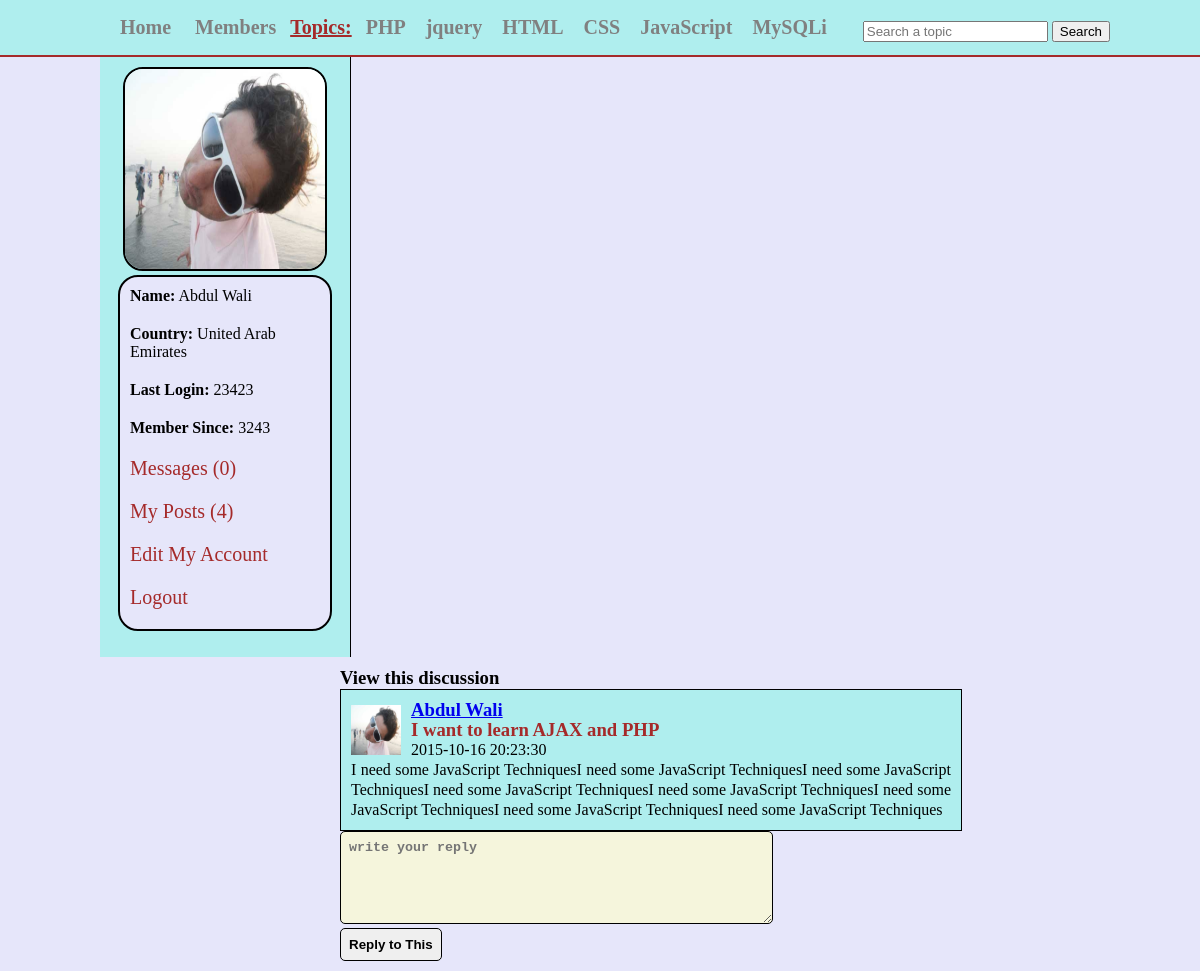
The app's page /single.php?post_id=3 (signed in) with its own data.
### tables this page shows
CREATE TABLE IF NOT EXISTS `topics` (
  `topic_id` int(11) NOT NULL AUTO_INCREMENT,
  `topic_name` varchar(255) NOT NULL,
  PRIMARY KEY (`topic_id`)
);

CREATE TABLE IF NOT EXISTS `users` (
  `user_id` int(11) NOT NULL AUTO_INCREMENT,
  `user_name` varchar(255) NOT NULL,
  `user_pass` varchar(255) NOT NULL,
  `user_email` varchar(255) NOT NULL,
  `user_country` text NOT NULL,
  `user_gender` text NOT NULL,
  `user_birthday` text NOT NULL,
  `user_image` text NOT NULL,
  `user_reg_date` text NOT NULL,
  `user_last_login` text NOT NULL,
  `status` text NOT NULL,
  `ver_code` int(100) NOT NULL,
  `posts` text NOT NULL,
  PRIMARY KEY (`user_id`)
);

CREATE TABLE IF NOT EXISTS `posts` (
  `post_id` int(11) NOT NULL AUTO_INCREMENT,
  `user_id` int(11) NOT NULL,
  `topic_id` int(11) NOT NULL,
  `post_title` text NOT NULL,
  `post_content` text NOT NULL,
  `post_date` timestamp NOT NULL DEFAULT CURRENT_TIMESTAMP,
  PRIMARY KEY (`post_id`)
);

### single.php (the view, shortened to what this page needs)
<!DOCTYPE html>
<?php
include("functions/functions.php");
if(!isset($_SESSION['user_email'])){
	header("location: index.php");
}
else {
?>
<html>
	<head>
	<link rel="stylesheet" href="styles/home_style.css" media="all"/>
	</head>
<body>
	<div class="container">
		<div id="head_wrap">
			<div id="header">
				<ul id="menu">
					<li><a href="home.php">Home</a></li>
					<li><a href="members.php">Members</a></li>
					<strong>Topics:</strong>
					<?php
					$get_topics = "select * from topics";
					$run_topics = mysqli_query($con,$get_topics);
					while($row=mysqli_fetch_array($run_topics)){
						$topic_id = $row['topic_id'];
						$topic_name = $row['topic_name'];
					echo "<li><a href='topic.php?topic=$topic_id'>$topic_name</a></li>";
					}
					?>
				</ul>
				<form method="get" action="results.php" id="form1">
					<input type="text" name="user_query" placeholder="Search a topic"/>
					<input type="submit" name="search" value="Search"/>
				</form>
			</div>
		</div>
			<div class="content">
			<div id="user_timeline">
				<div id="user_details">
					<?php
					$user = $_SESSION['user_email'];
					$get_user = "select * from users where user_email='$user'";
					$run_user = mysqli_query($con,$get_user);
					$row=mysqli_fetch_array($run_user);
					$user_id = $row['user_id'];
					$user_name = $row['user_name'];
					$user_country = $row['user_country'];
					$user_image = $row['user_image'];
					$register_date = $row['user_reg_date'];
					$last_login = $row['user_last_login'];
					$user_posts = "select * from posts where user_id='$user_id'";
					$run_posts = mysqli_query($con,$user_posts);
					$posts = mysqli_num_rows($run_posts);
					$sel_msg = "select * from messages where receiver='$user_id' AND status='unread' ORDER by 1 DESC";
					$run_msg = mysqli_query($con,$sel_msg);
					$count_msg = mysqli_num_rows($run_msg);
					echo "
						<center>
						<img src='users/$user_image' width='200' height='200'/>
						</center>
						<div id='user_mention'>
						<p><strong>Name:</strong> $user_name</p>
						<p><strong>Country:</strong> $user_country</p>
						<p><strong>Last Login:</strong> $last_login</p>
						<p><strong>Member Since:</strong> $register_date</p>
						<p><a href='my_messages.php?inbox&u_id=$user_id'>Messages ($count_msg)</a></p>
						<p><a href='my_posts.php?u_id=$user_id'>My Posts ($posts)</a></p>
						<p><a href='edit_profile.php?u_id=$user_id'>Edit My Account</a></p>
						<p><a href='logout.php'>Logout</a></p>
						</div>
					";
					?>
					</div>
				</div>
			</div>
				<div id="content_timeline">
						<h3>View this discussion</h3>
						<?php single_post();?>
				</div>
		</div>
</body>
</html>
<?php } ?>

### functions/functions.php (shortened to what this page needs)
<?php
$con = mysqli_connect("localhost","devika_social","atL2IH@QTkWa","devika_social") or die("Connection was not established");
	function single_post(){
	if(isset($_GET['post_id'])){
	global $con;
	$get_id = $_GET['post_id'];
	$get_posts = "select * from posts where post_id='$get_id'";
	$run_posts = mysqli_query($con,$get_posts);
	$row_posts=mysqli_fetch_array($run_posts);
		$user_id = $row_posts['user_id'];
		$post_title = $row_posts['post_title'];
		$content = $row_posts['post_content'];
		$post_date = $row_posts['post_date'];
		$user = "select * from users where user_id='$user_id' AND posts='yes'";
		$run_user = mysqli_query($con,$user);
		$row_user=mysqli_fetch_array($run_user);
		$user_name = $row_user['user_name'];
		$user_image = $row_user['user_image'];
		echo "<div id='posts'>
		<p><img src='users/$user_image' width='50' height='50'></p>
		<h3><a href='user_profile.php?user_id=$user_id'>$user_name</a></h3>
		<h3>$post_title</h3>
		<p>$post_date</p>
		<p>$content</p>
		</div>
		";
		echo "
		<form action='' method='post' id='reply'>
		<textarea cols='50' rows='5' name='comment' placeholder='write your reply'></textarea><br/>
		<input type='submit' name='reply' value='Reply to This'/>
		</form>
		";
	}
	}
?>

### styles/home_style.css (style rules this page uses)
html, body, div, span, applet, object, iframe, h1, h2, h3, h4, h5, h6, p, blockquote, pre, a, abbr, acronym, address, big, cite, code, del, dfn, em, img, ins, kbd, q, s, samp, small, strike, strong, sub, sup, tt, var, b, u, i, center, dl, dt, dd, ol, ul, li, fieldset, form, label, legend, table, caption, tbody, tfoot, thead, tr, th, td, article, aside, canvas, details, embed, figure, figcaption, footer, header, hgroup, menu, nav, output, ruby, section, summary, time, mark, audio, video { margin: 0; padding: 0; border: 0; }
body { background-color:#E6E6FA; }
.container { margin:0; padding:0; background-color:#E6E6FA; }
#head_wrap { width:100%; height:35px; margin:0 auto; border-bottom:2px solid brown; padding:10px; background:#AFEEEE; }
#header { margin:0 auto; width:1000px; height:35px; }
#menu { line-height:35px; padding:0; margin:0; float:left; }
#menu li { display:inline; list-style:none; }
#menu a { margin:5px; padding:5px; text-decoration:none; color:gray; font-size:20px; font-weight:bold; }
#menu strong { font-size:20px; text-decoration:underline; color:brown; }
#form1 { float:right; line-height:35px; padding-top:3px; }
.content { width:1000px; margin:0 auto; }
#user_timeline { background:#AFEEEE; width:250px; float:left; height:600px; border-right:1px solid black; }
#user_details { padding:10px; }
#user_details img { border:2px solid black; border-radius:20px; }
#user_details p { margin-bottom:10px; padding:5px; }
#user_details a { color:brown; font-size:20px; text-decoration:none; }
#user_mention { background:#E6E6FA; border:2px solid black; border-radius:20px; width:200px; margin:0 auto; padding:5px; }
#content_timeline { float:right; width:850px; padding:10px; }
#posts { width:600px; background:#AFEEEE; padding:10px; line-height:20px; border:1px solid black; text-align:justify; }
#posts img { float:left; padding-top:5px; padding-right:10px; }
#posts h3 { color:brown; }
#reply textarea { padding:8px; border:1px solid black; border-radius:5px; font-weight:bolder; background:#F5F5DC; }
#reply input { padding:8px; border:1px solid black; border-radius:5px; font-weight:bolder; }

### records on screen
topics: topic_name "PHP"
topics: topic_name "jquery"
topics: topic_name "HTML"
topics: topic_name "CSS"
topics: topic_name "JavaScript"
topics: topic_name "MySQLi"
users: user_image (picture), user_name "Abdul Wali", user_country "United Arab Emirates", user_last_login "23423", user_reg_date "3243"
posts: post_title "I want to learn AJAX and PHP", post_date "2015-10-16 20:23:30", post_content "I need some JavaScript TechniquesI need some JavaScript TechniquesI need some JavaScript TechniquesI need some JavaScript TechniquesI need some JavaScript TechniquesI need some JavaScript TechniquesI need some JavaScript TechniquesI need some JavaScript Techniques"

### other values on screen
$count_msg "0"
$posts "4"
